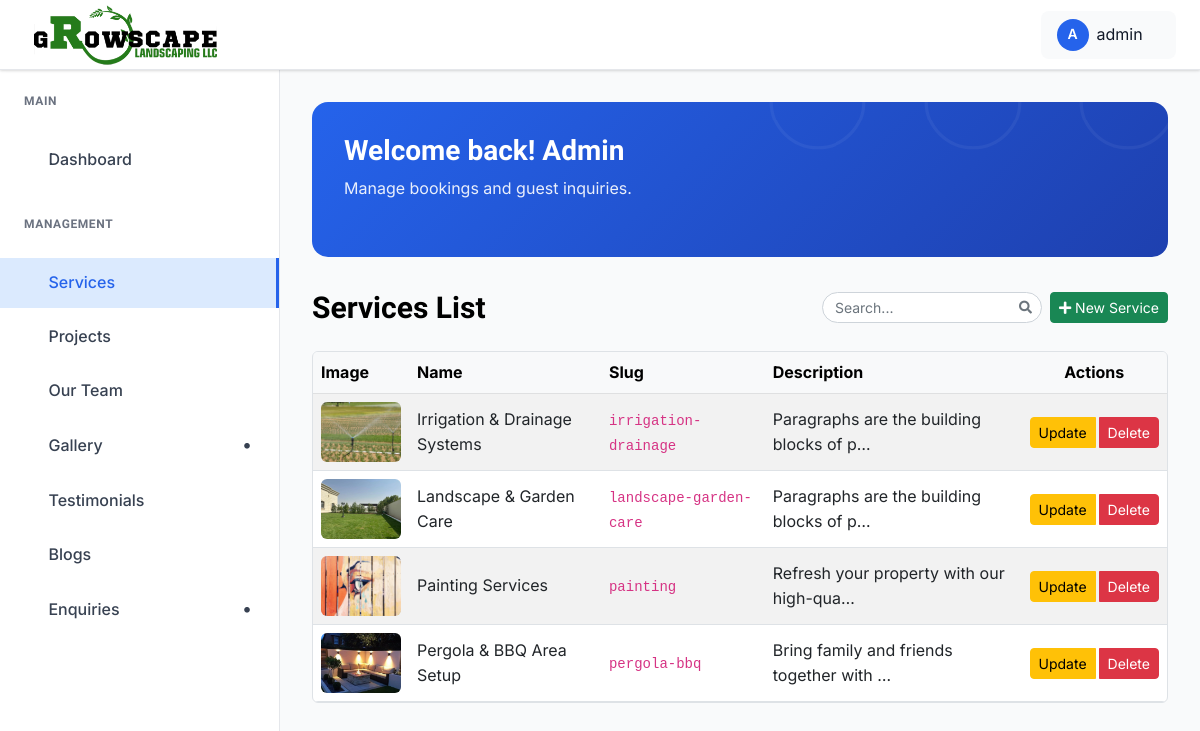
The page /dashboard/services/ (signed in) on the database as committed earlier.
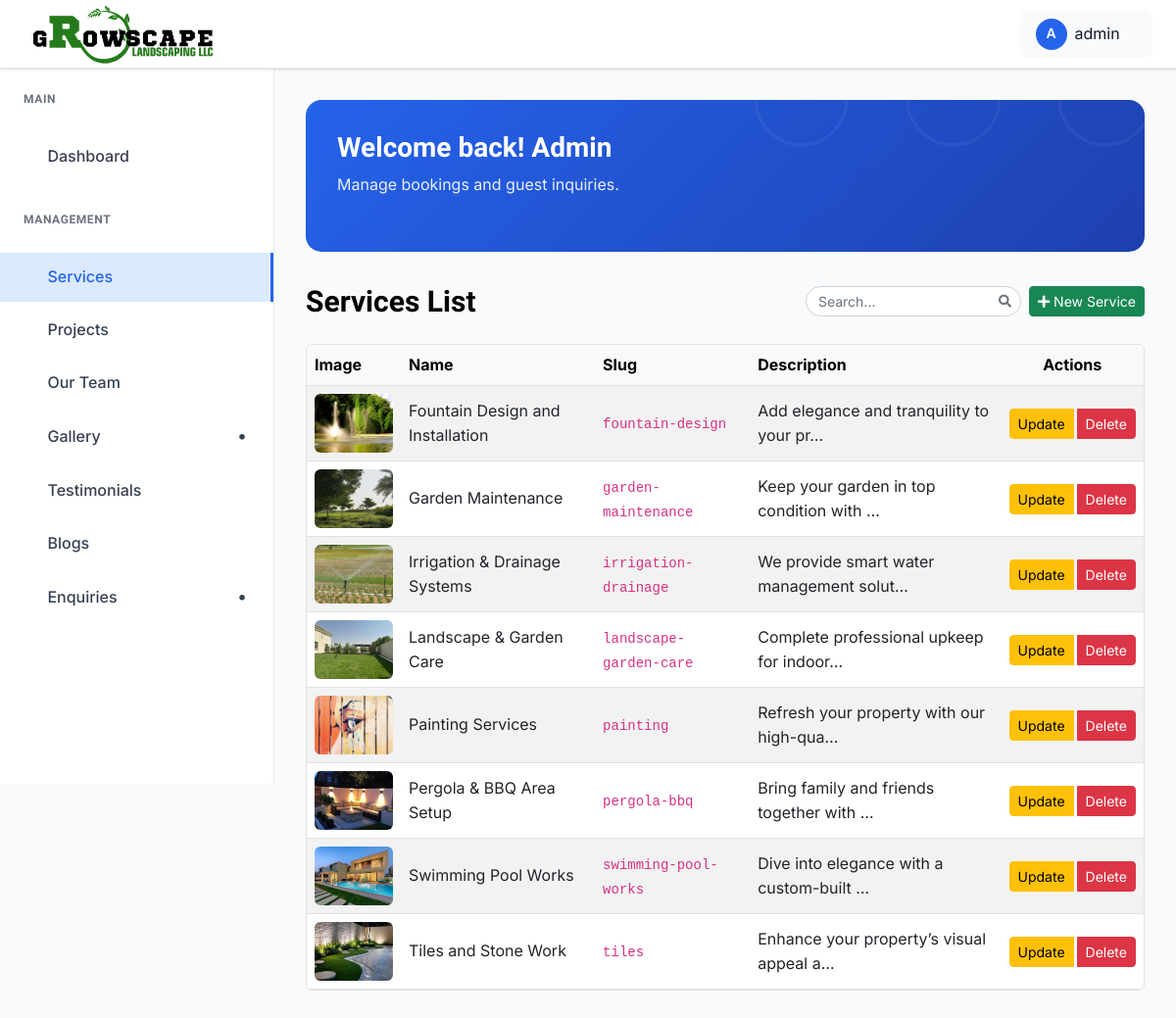
The same page on the database as committed later.
### growscape_app/models.py (models this page shows, shortened)
class Service(models.Model):
    name = models.CharField(max_length=200)
    slug = models.SlugField(unique=True, blank=True)
    full_description = models.TextField(blank=True, help_text="Detailed explanation of the service.")
    features_list = models.TextField(
        help_text="Enter the bullet points from the brochure here, separated by commas or new lines."
    )
    cover_image = models.ImageField(upload_to='services/', blank=True, null=True)

### growscape_app/views.py (the view)
# urls.py: path("dashboard/services/", views.service_list, name="service_list"),
@login_required(login_url="admin_login")
def service_list(request):
    services_qs = Service.objects.all().order_by("name")
    paginator = Paginator(services_qs, 10)
    page_number = request.GET.get("page")
    services = paginator.get_page(page_number)
    return render(request, "admin_pages/service_list.html", {"services": services})

### growscape_app/context_processors.py (called while the page is built)
def nav_data(request):
    return {
        'nav_services': Service.objects.all()[:6],
        'nav_blogs': Blog.objects.all()[:4],
    }

### templates/admin_pages/service_list.html (shortened to what this page needs)
{% extends "admin_pages/base.html" %}
{% load static %}
{% block content %}
<div class="dashboard__form__wraper">
    <div class="create__course__title mb-4 d-flex flex-wrap justify-content-between align-items-center gap-2">
        <h4 class="mb-0">Services List</h4>
        <div class="d-flex align-items-center gap-2 ms-auto">
            <div class="search-box">
                <input type="text" id="serviceSearchInput" class="form-control form-control-sm" placeholder="Search...">
            </div>
        </div>
        <a href="{% url 'service_create' %}" class="btn btn-success btn-sm">
            <i class="fas fa-plus"></i> New Service
        </a>
    </div>
    <div class="custom-table-container">
        <table class="table table-striped table-hover align-middle">
            <thead class="table-light">
                <tr>
                    <th>Image</th>
                    <th>Name</th>
                    <th>Slug</th>
                    <th>Description</th>
                    <th class="text-center">Actions</th>
                </tr>
            </thead>
            <tbody>
                {% for service in services %}
                <tr>
                    <td>
                        {% if service.cover_image %}
                            <img src="{{ service.cover_image.url }}" alt="{{ service.name }}" width="80" height="60" style="object-fit:cover;" class="rounded">
                        {% else %}
                            <img src="https://via.placeholder.com/80x60?text=No+Image" width="80" height="60" class="rounded">
                        {% endif %}
                    </td>
                    <td>{{ service.name }}</td>
                    <td><code>{{ service.slug }}</code></td>
                    <td>{{ service.full_description|striptags|truncatechars:40 }}</td>
                    <td class="text-center">
                        <div class="btn-group">
                            <button class="btn btn-sm btn-warning me-1" data-bs-toggle="modal" data-bs-target="#updateServiceModal{{ service.id }}">Update</button>
                            <button class="btn btn-sm btn-danger" data-bs-toggle="modal" data-bs-target="#deleteServiceModal{{ service.id }}">Delete</button>
                        </div>
                    </td>
                </tr>
                {% empty %}
                <tr>
                    <td colspan="5" class="text-center py-4 text-muted">No services found. <a href="{% url 'service_create' %}">Add your first service</a></td>
                </tr>
                {% endfor %}
            </tbody>
        </table>
    </div>
</div>
{% endblock %}

### templates/admin_pages/base.html (shortened to what this page needs)
{% load static %}
<!doctype html>
<html class="no-js" lang="en">
<head>
    <link rel="stylesheet" href="https://cdnjs.cloudflare.com/ajax/libs/toastr.js/latest/toastr.min.css">
    <link href="https://cdnjs.cloudflare.com/ajax/libs/font-awesome/5.15.4/css/all.min.css" rel="stylesheet">
    <link rel="stylesheet" href="{% static 'admin-static/assets/css/bootstrap.min.css' %}">
    <link rel="stylesheet" href="{% static 'admin-static/assets/css/icofont.min.css' %}">
    <link rel="stylesheet" href="{% static 'admin-static/assets/css/style.css' %}">
</head>
<body>
    <header class="dashboard-header">
        <div class="header-left">
            <a href="{% url 'admin_dashboard' %}" class="logo">
                <img src="{% static 'logo.webp' %}" alt="Logo" style="height:60px; filter: contrast(1.5) brightness(0.6);">
            </a>
        </div>
        <div class="header-right">
            <div class="user-profile-dropdown">
                <div class="user-profile-toggle">
                    <div class="user-avatar">
                        {{ request.user.username|first|upper }}
                    </div>
                    <span>{{ request.user.username}}</span>
                    <i class="icofont-simple-down"></i>
                </div>
            </div>
        </div>
    </header>
    <aside class="dashboard-sidebar" id="dashboardSidebar">
        <div class="sidebar-content">
            <div class="sidebar-section">
                <h6 class="sidebar-title">Main</h6>
                <ul class="sidebar-menu">
                    <li>
                        <a href="{% url 'admin_dashboard' %}"
                           class="{% if request.resolver_match.url_name == 'dashboard' %}active{% endif %}">
                            <i class="icofont-dashboard"></i>
                            Dashboard
                        </a>
                    </li>
                </ul>
            </div>
            <div class="sidebar-section">
                <h6 class="sidebar-title">Management</h6>
                <ul class="sidebar-menu">
                    <li>
                        <a href="{% url 'service_list' %}"
                           class="{% if request.resolver_match.url_name == 'service_list' %}active{% endif %}">
                            <i class="icofont-leaf"></i>
                            Services
                        </a>
                    </li>
                    <li>
                        <a href="{% url 'project_list' %}"
                           class="{% if request.resolver_match.url_name == 'project_list' %}active{% endif %}">
                            <i class="icofont-image"></i>
                            Projects
                        </a>
                    </li>
                    <li>
                        <a href="{% url 'team_list' %}"
                           class="{% if request.resolver_match.url_name == 'team_list' %}active{% endif %}">
                            <i class="icofont-users-alt-5"></i>
                            Our Team
                        </a>
                    </li>
                    <li class="has-dropdown {% if request.resolver_match.url_name == 'list_image' or request.resolver_match.url_name == 'category_list' %}open{% endif %}">
                        <a href="#">
                            <i class="icofont-picture"></i>
                            Gallery
                        </a>
                    </li>
                    <li>
                        <a href="{% url 'review_list' %}"
                           class="{% if request.resolver_match.url_name == 'review_list' %}active{% endif %}">
                            <i class="icofont-quote-left"></i>
                            Testimonials
                        </a>
                    </li>
                    <li>
                        <a href="{% url 'admin_blog_list' %}"
                           class="{% if request.resolver_match.url_name == 'admin_blog_list' %}active{% endif %}">
                            <i class="icofont-newspaper"></i>
                            Blogs
                        </a>
                    </li>
                    <li class="has-dropdown">
                        <a href="#">
                            <i class="icofont-ui-messaging"></i>
                            Enquiries
                        </a>
                    </li>
                </ul>
            </div>
        </div>
    </aside>
    <main class="dashboard-main">
        <div class="dashboard-content">
            <div class="dashboard-banner">
                <div class="banner-content">
                    <h1 class="banner-title">Welcome back! Admin</h1>
                    <p class="banner-subtitle">Manage bookings and guest inquiries.</p>
                </div>
            </div>
                {% block content %}{% endblock %}
        </div>
    </main>
</body>
</html>

### templates/admin_pages/base.html (style rules this page uses)
:root { --primary-blue: #2563eb; --dark-blue: #1e40af; --light-blue: #dbeafe; --sidebar-width: 280px; --header-height: 70px; --white: #ffffff; --gray-50: #f9fafb; --gray-100: #f3f4f6; --gray-200: #e5e7eb; --gray-300: #d1d5db; --gray-500: #6b7280; --gray-700: #374151; --gray-800: #1f2937; --gray-900: #111827; --shadow: 0 1px 3px 0 rgba(0, 0, 0, 0.1), 0 1px 2px 0 rgba(0, 0, 0, 0.06); --shadow-lg: 0 10px 15px -3px rgba(0, 0, 0, 0.1), 0 4px 6px -2px rgba(0, 0, 0, 0.05); }
* { margin: 0; padding: 0; box-sizing: border-box; }
body { font-family: 'Inter', 'Segoe UI', Tahoma, Geneva, Verdana, sans-serif; background-color: var(--gray-50); color: var(--gray-900); line-height: 1.6; }
.dashboard-header { position: fixed; top: 0; left: 0; right: 0; height: var(--header-height); background: var(--white); border-bottom: 1px solid var(--gray-200); box-shadow: var(--shadow); z-index: 1000; display: flex; align-items: center; padding: 0 24px; }
.header-left { display: flex; align-items: center; gap: 16px; }
.logo { display: flex; align-items: center; gap: 8px; color: var(--primary-blue); font-weight: 700; font-size: 20px; text-decoration: none; }
.logo img { padding-left: 10px; width: auto; }
.header-right { margin-left: auto; display: flex; align-items: center; gap: 16px; }
.user-avatar { width: 32px; height: 32px; border-radius: 50%; background: var(--primary-blue); display: flex; align-items: center; justify-content: center; color: var(--white); font-weight: 600; font-size: 14px; }
.dashboard-sidebar { position: fixed; top: var(--header-height); left: 0; width: var(--sidebar-width); height: calc(100vh - var(--header-height)); background: var(--white); border-right: 1px solid var(--gray-200); overflow-y: auto; z-index: 999; transition: transform 0.3s ease; }
.sidebar-content { padding: 24px 0; }
.sidebar-section { margin-bottom: 32px; }
.sidebar-title { padding: 0 24px 12px; font-size: 12px; font-weight: 600; text-transform: uppercase; color: var(--gray-500); letter-spacing: 0.05em; }
.sidebar-menu { list-style: none; }
.sidebar-menu li { margin-bottom: 4px; display: block; width: 100%; }
.sidebar-menu a { display: flex; align-items: center; gap: 12px; padding: 12px 24px; color: var(--gray-700); text-decoration: none; font-weight: 500; transition: all 0.2s; position: relative; }
.sidebar-menu a.active { background: var(--light-blue); color: var(--primary-blue); border-right: 3px solid var(--primary-blue); }
.has-dropdown>a::after { content: '•'; font-family: inherit; font-weight: bold; font-size: 18px; margin-left: auto; transition: transform 0.3s ease; display: inline-block; width: 16px; text-align: center; }
.dashboard-main { margin-left: var(--sidebar-width); margin-top: var(--header-height); min-height: calc(100vh - var(--header-height)); overflow-y: auto; }
.dashboard-content { padding: 32px; }
.dashboard-banner { background: linear-gradient(135deg, var(--primary-blue) 0%, var(--dark-blue) 100%); border-radius: 16px; padding: 32px; color: var(--white); margin-bottom: 32px; position: relative; overflow: hidden; }
.dashboard-banner::before { content: ''; position: absolute; top: -50%; right: -50%; width: 100%; height: 100%; opacity: 0.5; }
.banner-content { position: relative; z-index: 1; }
.banner-title { font-size: 28px; font-weight: 700; margin-bottom: 8px; color: var(--white); }
.banner-subtitle { font-size: 16px; opacity: 0.9; margin-bottom: 24px; color: var(--white); }
.user-profile-dropdown { position: relative; margin-left: 10px; }
.user-profile-toggle { display: flex; align-items: center; gap: 8px; padding: 8px 16px; border-radius: 8px; background: var(--gray-50); cursor: pointer; transition: all 0.2s; }
.user-profile-toggle i { font-size: 12px; transition: transform 0.3s ease; }
.search-box { width: 220px; position: relative; transition: all 0.3s ease; }
.search-box input { width: 100%; border-radius: 20px; padding-left: 12px; padding-right: 32px; font-size: 14px; transition: all 0.2s ease; }
.search-box::after { content: "\f002"; font-family: "Font Awesome 5 Free"; font-weight: 900; position: absolute; right: 10px; top: 50%; transform: translateY(-50%); color: #6c757d; pointer-events: none; font-size: 13px; }
body { -webkit-user-select: none; -moz-user-select: none; -ms-user-select: none; user-select: none; }

Rows that differ between the two databases and show on the page:
added Service: cover_image (picture), name "Fountain Design and Installation", slug "fountain-design", full_description "Add elegance and tranquility to your pr…"
added Service: cover_image (picture), name "Garden Maintenance", slug "garden-maintenance", full_description "Keep your garden in top condition with …"
changed Service "Irrigation & Drainage Systems": full_description "Paragraphs are the building blocks of p…" → "We provide smart water management solut…"
changed Service "Landscape & Garden Care": full_description "Paragraphs are the building blocks of p…" → "Complete professional upkeep for indoor…"
added Service: cover_image (picture), name "Swimming Pool Works", slug "swimming-pool-works", full_description "Dive into elegance with a custom-built …"
added Service: cover_image (picture), name "Tiles and Stone Work", slug "tiles", full_description "Enhance your property’s visual appeal a…"
